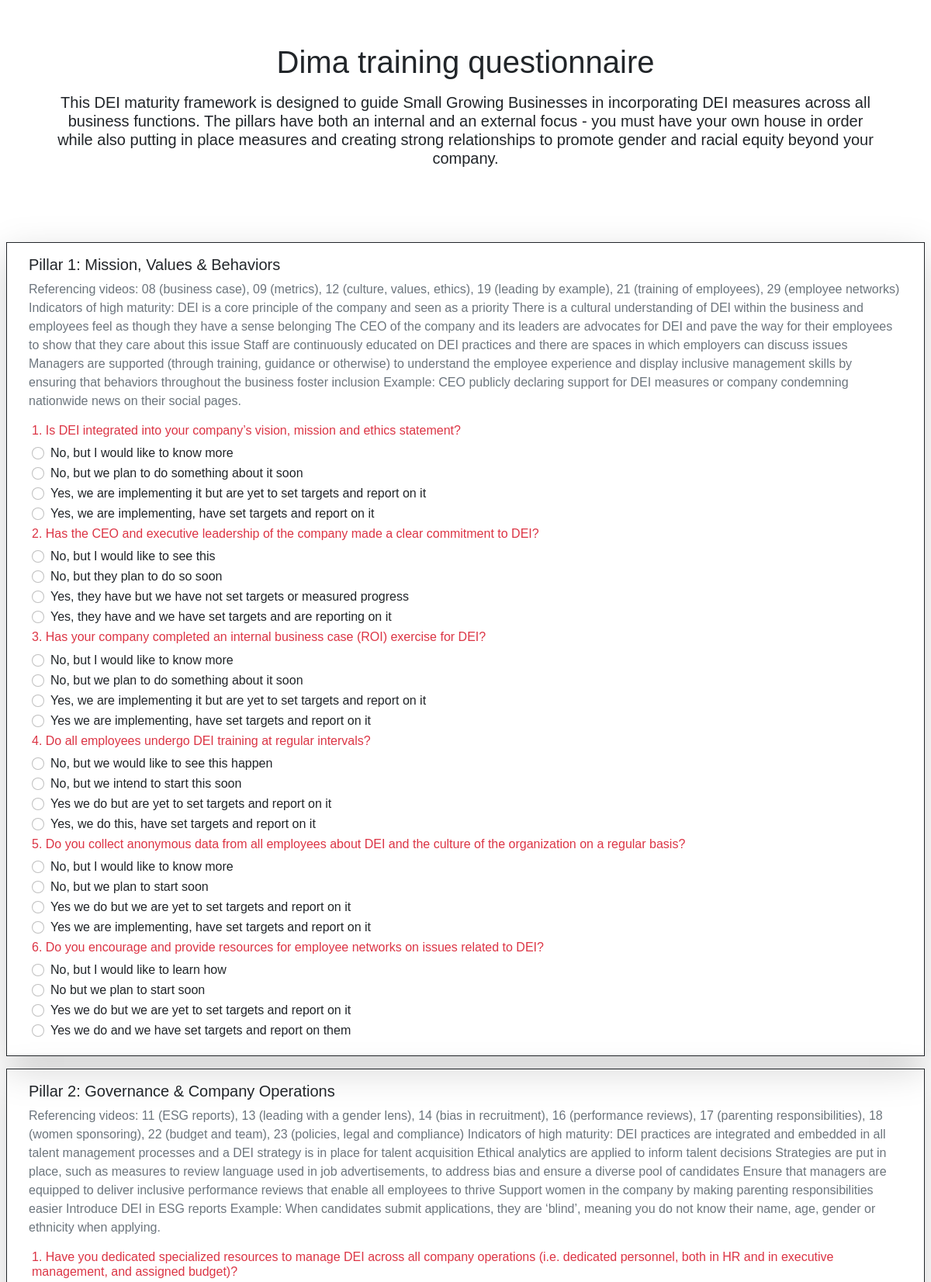
The page / (upper part) on the database its author committed.
### home/models.py (models this page shows, shortened)
class Section(models.Model):
    s_id = models.AutoField(primary_key=True)
    section_number = models.IntegerField(default=1)
    title = models.TextField(verbose_name='title', blank=False)
    desc = models.TextField(verbose_name='text description')

class Question(models.Model):
    q_id = models.AutoField(primary_key=True)
    text = models.TextField()
    weight = models.IntegerField(default=10)
    section = models.ForeignKey(to=Section, on_delete=models.CASCADE, related_name='questions')

class Option(models.Model):
    o_id = models.AutoField(primary_key=True)
    text = models.TextField()
    weight = models.IntegerField()
    question = models.ForeignKey(to=Question, on_delete=models.CASCADE, related_name='options')

### home/views.py (the view)
# urls.py: path('', views.index, name='index'),
def index(request):
    return render(request,"quiz/index.html", {
        'sections' : Section.objects.all()
    })

### home/templates/quiz/index.html (shortened to what this page needs)
{% load static %}
<!DOCTYPE html>
<html lang="en">
<head>
    <link rel="stylesheet" href="https://cdn.jsdelivr.net/npm/bootstrap@5.2.0/dist/css/bootstrap.min.css">
</head>
<body style="font-family:Verdana, Geneva, Tahoma, sans-serif;">
    <header class="m-2 p-5">
        <div class="container-fluid text-center">
            <h1> Dima training questionnaire </h1>
            <p>
                <h5>
                    This DEI maturity framework is designed to guide Small Growing Businesses in incorporating DEI measures
                    across all business functions. The pillars have both an internal and an external focus - you must have
                    your own house in order while also putting in place measures and creating strong relationships to
                    promote gender and racial equity beyond your company.
                </h5>
            </p>
        </div>
    </header>
    <div class="container-fluid p-2">
        <form action="{% url 'results' %}" method="POST">
            {% for section in sections %}
            <div class="container-fluid border my-3 shadow-lg border-dark">
                <section class="container m-2 p-2" id="{{ section.s_id }}">
                    <div class="card-header">
                        <h5>{{ section.title }}</h5>
                    </div>
                    <div class="card-body">
                        <p class="text-muted">{{ section.desc }}
                        </p>
                        {% for question in section.questions.all %}
                        <div class="question {{ question.q_id }} m-1">
                            <h6 class="text-danger" aria-disabled="true">{{ question.text }}</h6>
                            {% for option in question.options.all %}
                                <div class="form-check option ">
                                    <input class="form-check-input text" type="radio" name="{{ question.q_id }}"
                                        id="{{ question.q_id }}-{{ option.o_id }}" value="{{ option.weight }}" required>
                                    <label class="form-check-label" for="{{ question.q_id }}-{{ option.o_id }}">
                                        {{ option.text }}
                                    </label>
                                </div>
                            {% endfor %}
                        </div>
                        {% endfor %}
                    </div>
                </section>
            </div>
            {% endfor %}
            </form>
    </div>
</body>
</html>

### rows shown on the page
Section: title "Pillar 1: Mission, Values & Behaviors", desc "Referencing videos: 08 (business case), 09 (metrics), 12 (culture, values, ethics), 19 (leading by example), 21 (training of employees), 29 (employee networks) Indicators of high maturity: DEI is a core principle of the company and seen as a priority There is a cultural understanding of DEI within the business and employees feel as though they have a sense belonging The CEO of the company and its leaders are advocates for DEI and pave the way for their employees to show that they care about this issue Staff are continuously educated on DEI practices and there are spaces in which employers can discuss issues Managers are supported (through training, guidance or otherwise) to understand the…"
Question: text "1. Is DEI integrated into your company’s vision, mission and ethics statement?"
Option: text "No, but I would like to know more"
Option: text "No, but we plan to do something about it soon"
Option: text "Yes, we are implementing it but are yet to set targets and report on it"
Option: text "Yes, we are implementing, have set targets and report on it"
Question: text "2. Has the CEO and executive leadership of the company made a clear commitment to DEI?"
Option: text "No, but I would like to see this"
Option: text "No, but they plan to do so soon"
Option: text "Yes, they have but we have not set targets or measured progress"
Option: text "Yes, they have and we have set targets and are reporting on it"
Question: text "3. Has your company completed an internal business case (ROI) exercise for DEI?"
Option: text "No, but I would like to know more"
Option: text "No, but we plan to do something about it soon"
Option: text "Yes, we are implementing it but are yet to set targets and report on it"
Option: text "Yes we are implementing, have set targets and report on it"
Question: text "4. Do all employees undergo DEI training at regular intervals?"
Option: text "No, but we would like to see this happen"
Option: text "No, but we intend to start this soon"
Option: text "Yes we do but are yet to set targets and report on it"
Option: text "Yes, we do this, have set targets and report on it"
Question: text "5. Do you collect anonymous data from all employees about DEI and the culture of the organization on a regular basis?"
Option: text "No, but I would like to know more"
Option: text "No, but we plan to start soon"
Option: text "Yes we do but we are yet to set targets and report on it"
Option: text "Yes we are implementing, have set targets and report on it"
Question: text "6. Do you encourage and provide resources for employee networks on issues related to DEI?"
Option: text "No, but I would like to learn how"
Option: text "No but we plan to start soon"
Option: text "Yes we do but we are yet to set targets and report on it"
Option: text "Yes we do and we have set targets and report on them"
Section: title "Pillar 2: Governance & Company Operations", desc "Referencing videos: 11 (ESG reports), 13 (leading with a gender lens), 14 (bias in recruitment), 16 (performance reviews), 17 (parenting responsibilities), 18 (women sponsoring), 22 (budget and team), 23 (policies, legal and compliance) Indicators of high maturity: DEI practices are integrated and embedded in all talent management processes and a DEI strategy is in place for talent acquisition Ethical analytics are applied to inform talent decisions Strategies are put in place, such as measures to review language used in job advertisements, to address bias and ensure a diverse pool of candidates Ensure that managers are equipped to deliver inclusive performance reviews that enable all…"
Question: text "1. Have you dedicated specialized resources to manage DEI across all company operations (i.e. dedicated personnel, both in HR and in executive management, and assigned budget)?"
